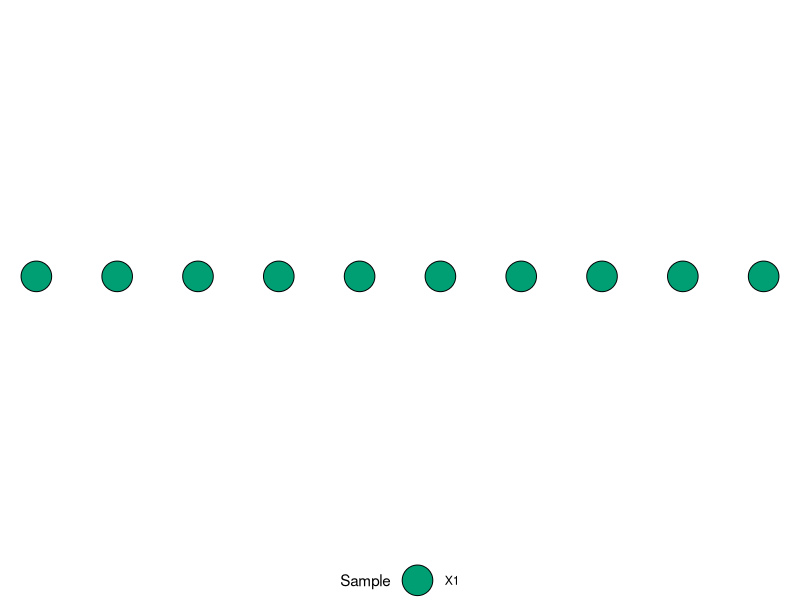
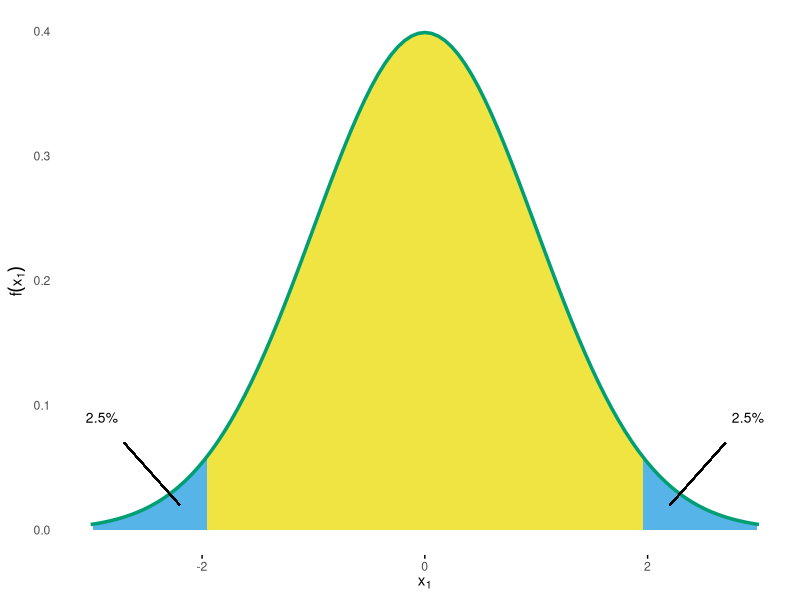
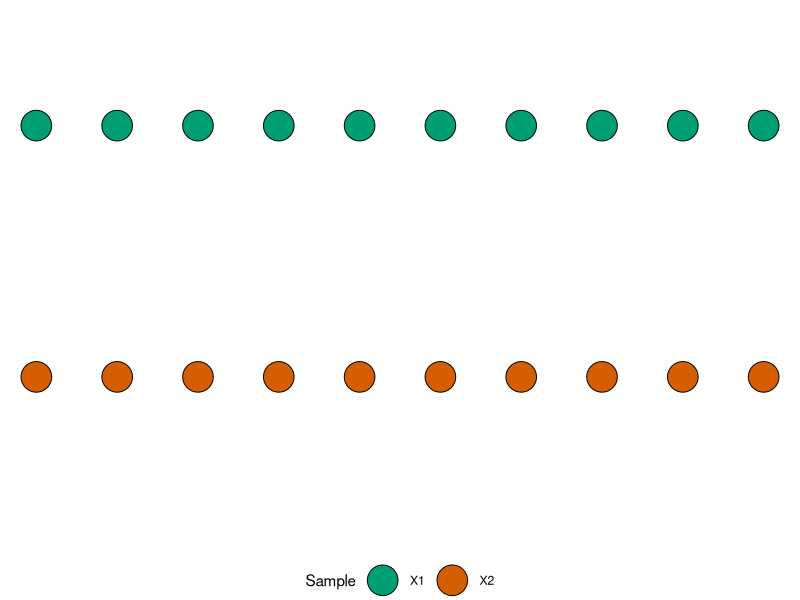
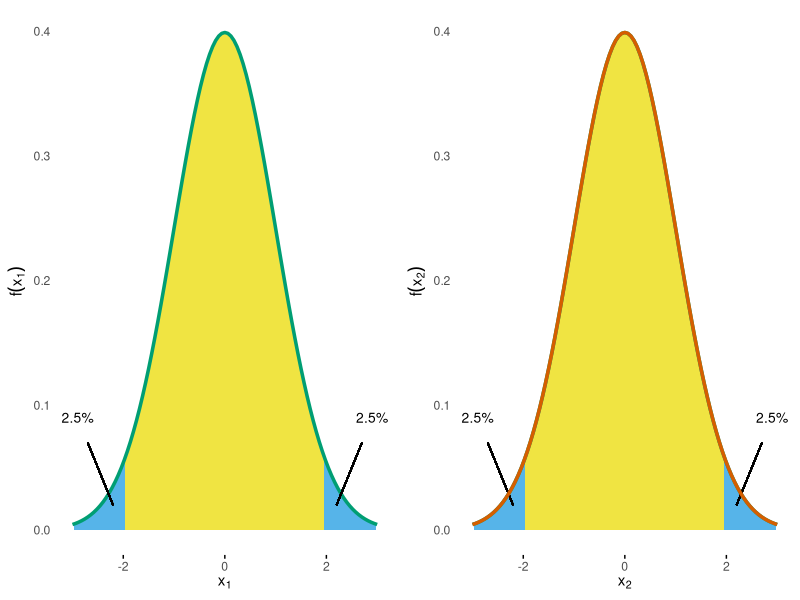
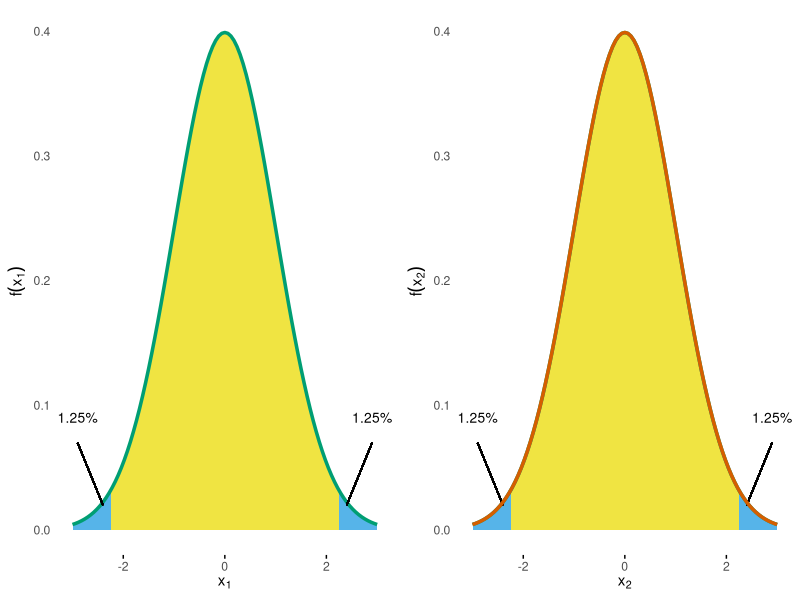
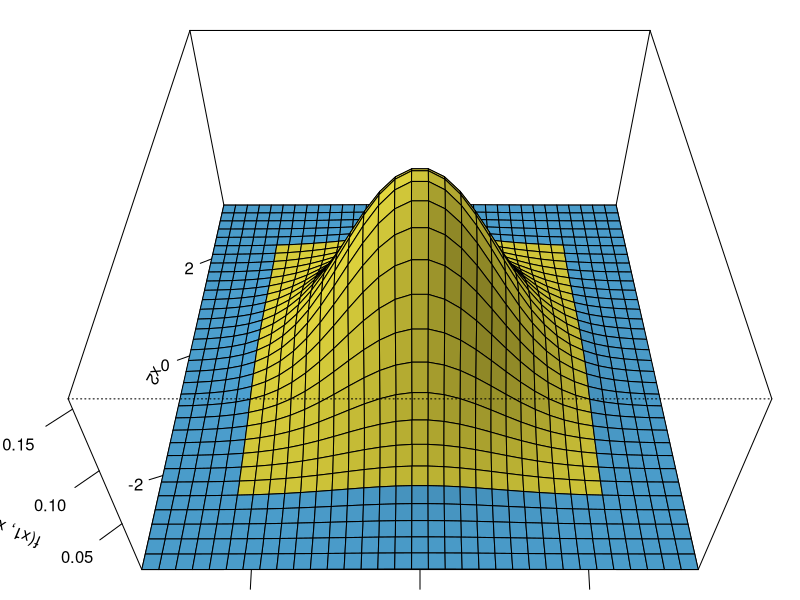
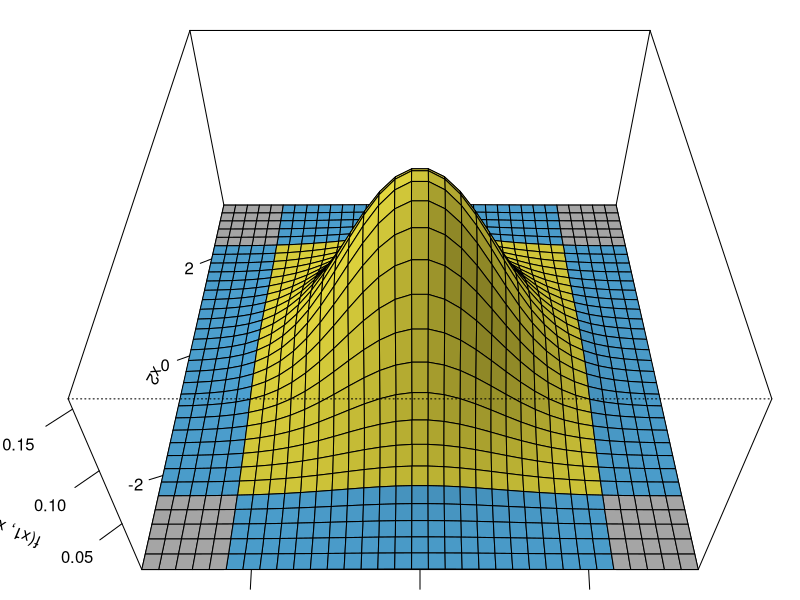
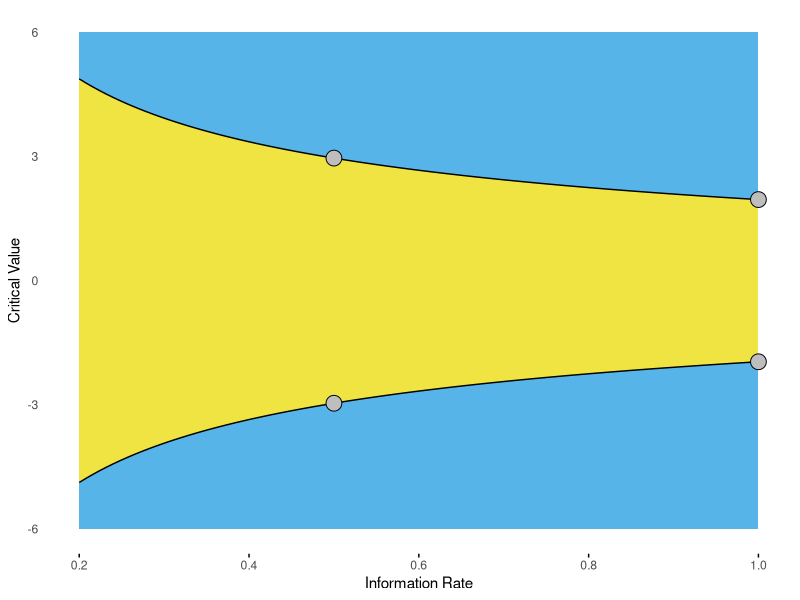

Recreate these plots in R, in order. (Note: this script raises an error after producing the figures.)
## ---- chunk 1
library(knitr)
library("ggplot2")

knitr::opts_chunk$set(
  comment = "#",
  prompt = F,
  tidy = FALSE,
  cache = FALSE,
  collapse = T,
  echo = FALSE,
  dpi = 300,
  fig.width = 5, fig.height = 5
)

okabe_palette <- c('orange' = "#E69F00",
                   'sky blue' = "#56B4E9",
                   'bluish green' = "#009E73",
                   'yellow' = "#F0E442",
                   'blue' = "#0072B2",
                   'vermillion' = "#D55E00",
                   'reddish purple' = "#CC79A7")

options(width = 100L, digits = 10)
## ---- chunk 2
fill_colors = c(X1 = okabe_palette[["bluish green"]],
                X2 = okabe_palette[["vermillion"]],
                "X1+X2" = "#6B7E3A")

data  = data.frame(x = c(1:10, 1:10, 1:10, 1:20),
                   y = c(rep(2, 10), rep( 1.5, 10),
                         rep(0, 10), rep(-0.5, 20)),
                   Sample = c(rep("X1", 10), rep("X2", 10),
                              rep("X1", 20), rep("X2", 10))
)
## ---- chunk 3
dat = data[1:10, ]
ggplot(dat, aes(x = x, y = y)) +
    geom_point(size = 10, shape = 21, aes(fill = Sample)) +
    scale_fill_manual(values = fill_colors[1]) +
    lims(y = c(2, 2)) +
    theme_void() +
    theme(legend.position = "bottom")

## ---- chunk 4
fig.cap = "Standard Normal Density with critial bounds marking 5% significance level."

blue = okabe_palette[["sky blue"]]
yellow = okabe_palette[["yellow"]]


crit = qnorm(1 - 0.025)
probLabel = paste0(pnorm(-crit)*100, "%")
x = seq(-3, 3, by = 0.01)

normalDensPlot = 
    ggplot(data.frame(x = x), aes(x = x)) +
    stat_function(fun = dnorm, geom = "area", fill = blue, xlim = c(-4, -crit)) +
    stat_function(fun = dnorm, geom = "area", fill = yellow, xlim = c(-crit, crit)) +
    stat_function(fun = dnorm, geom = "area", fill = blue, xlim = c(crit, 4)) +
    stat_function(fun = dnorm, color = okabe_palette[["bluish green"]], size = 1.2) +
    geom_segment(x = 2.2, xend = 2.7, y = 0.02, yend = 0.07) +
    geom_segment(x = -2.2, xend = -2.7, y = 0.02, yend = 0.07) +
    annotate("text", label = probLabel, x = 2.9, y = 0.09, size = 3.5) +
    annotate("text", label = probLabel, x = -2.9, y = 0.09, size = 3.5) +
    lims(x = range(x)) +
    labs(x = expression(x[1]), 
         y = expression(f(x[1]))) +
    theme_minimal() +
    theme(panel.grid.major = element_blank(),
          panel.grid.minor = element_blank(),
          axis.ticks.x = element_line())

normalDensPlot
## ---- chunk 5
qnorm(0.025)
## ---- chunk 6
dat = data[1:20, ]
ggplot(dat, aes(x = x, y = y)) +
    geom_point(size = 10, shape = 21, aes(fill = Sample)) +
    scale_fill_manual(values = fill_colors[1:2]) +
    lims(y = c(1.2, 2.2)) +
    theme_void() +
    theme(legend.position = "bottom")

## ---- chunk 7
normalDensPlotX2 = normalDensPlot + 
    labs(x = expression(x[2]), y = expression(f(x[2]))) +
    stat_function(fun = dnorm, color = okabe_palette[["vermillion"]], size = 1.2)
gridExtra::grid.arrange(normalDensPlot, normalDensPlotX2, nrow = 1)
## ---- chunk 8
qnorm(0.025/2)
## ---- chunk 9
fig.cap = "Standard Normal Density with critial bounds marking 5% significance level."

blue = okabe_palette[["sky blue"]]
yellow = okabe_palette[["yellow"]]

crit = qnorm(1 - 0.025/2)
probLabel = paste0(pnorm(-crit)*100, "%")
x = seq(-3, 3, by = 0.01)

normalDensPlotAdj = 
    ggplot(data.frame(x = x), aes(x = x)) +
    stat_function(fun = dnorm, geom = "area", fill = blue, xlim = c(-4, -crit)) +
    stat_function(fun = dnorm, geom = "area", fill = yellow, xlim = c(-crit, crit)) +
    stat_function(fun = dnorm, geom = "area", fill = blue, xlim = c(crit, 4)) +
    stat_function(fun = dnorm, color = okabe_palette[["bluish green"]], size = 1.2) +
    geom_segment(x = 2.2+.2, xend = 2.7+.2, y = 0.02, yend = 0.07) +
    geom_segment(x = -2.2-.2, xend = -2.7-.2, y = 0.02, yend = 0.07) +
    annotate("text", label = probLabel, x = 2.9, y = 0.09, size = 3.5) +
    annotate("text", label = probLabel, x = -2.9, y = 0.09, size = 3.5) +
    lims(x = range(x)) +
    labs(x = expression(x[1]), 
         y = expression(f(x[1]))) +
    theme_minimal() +
    theme(panel.grid.major = element_blank(),
          panel.grid.minor = element_blank(),
          axis.ticks.x = element_line())
## ---- chunk 10
normalDensPlotX2Adj = normalDensPlotAdj + 
    labs(x = expression(x[2]), y = expression(f(x[2]))) +
    stat_function(fun = dnorm, color = okabe_palette[["vermillion"]], size = 1.2)
gridExtra::grid.arrange(normalDensPlotAdj, normalDensPlotX2Adj, nrow = 1)
## ---- chunk 11
alpha = 0.05
alpha.Bonf = alpha / 2
alpha.Sidak = 1 - (1-alpha)^(1/2)

crit.Bonf = -rep(qnorm(alpha.Bonf / 2), 2)
crit.Sidak = -rep(qnorm(alpha.Sidak / 2), 2)
## ---- chunk 12
mu = 0
Mean = c(mu, mu)
covariance = 0
Sigma0 = matrix(c(1, rep(covariance, 2), 1), 2)


width = 6.6
binwidth = 0.2
x1 = x2 = seq(from = mu - width/2, to = mu + width/2, by = binwidth)
grid = expand.grid(x1, x2)

z = mvtnorm::dmvnorm(grid, mean = Mean, sigma = Sigma0)
zmat = matrix(z, ncol = length(x1))

grid.col = expand.grid(x1[-1] - binwidth/2, x2[-1] - binwidth/2)
gc1 = grid.col[, 1]
gc2 = grid.col[, 2]

crit = crit.Sidak
get_color = Vectorize(function(x1, x2) {
    if (x1 < -crit[1] || x1 > crit[1] || x2 < -crit[2] || x2 > crit[2])
        blue else yellow
})

plot_normal_dens_2d = function(zmat, ...) {
    persp(x1, x2, zmat,
          expand = 0.5,
          lphi = 0,
          xlab = "x1",
          ylab = "x2\n",
          zlab = "f(x1, x2)",
          shade = 0.2,
          ticktype = "detailed",
          ...)
}
## ---- chunk 13
op = par(mar = c(0, 2, 0, 0))
plot_normal_dens_2d(zmat, phi = 45, col = get_color(gc1, gc2))
par(op)
## ---- chunk 14
crit.Bonf = -rep(qnorm(alpha.Bonf / 2), 2)
crit.Sidak = -rep(qnorm(alpha.Sidak / 2), 2)

crit = crit.Bonf
crit = crit.Sidak

calc2Dprob = function(crit, sigma) {
    calc_prob = function(lower, upper) {
        as.numeric(mvtnorm::pmvnorm(lower = lower, upper = upper, sigma = sigma))
    }
        
    left_stripe = calc_prob(lower = c(-Inf, -Inf), upper = c(-crit[1], Inf))
    lower_rectangle = calc_prob(lower = c(-crit[1], -Inf), upper = c(crit[1], -crit[2]))
    2 * left_stripe + 2 * lower_rectangle # return two-sided prob
}

p.edge = as.numeric(mvtnorm::pmvnorm(lower = c(-Inf, -Inf), 
                                     upper = c(-crit[1], -crit[2]), 
                                     sigma = Sigma0))


p2D.Bonf = calc2Dprob(crit.Bonf, sigma = Sigma0)
p2D.Sidak = calc2Dprob(crit.Sidak, sigma = Sigma0)
## ---- chunk 15
orange = okabe_palette[["orange"]]
crit = crit.Sidak
get_color_edges = Vectorize(function(x1, x2) {
    # Make edges orange
    if (x1 < -crit[1] && x2 < -crit[2] ||
        x1 < -crit[1] && x2 >  crit[2] ||
        x1 >  crit[1] && x2 < -crit[2] ||
        x1 >  crit[1] && x2 >  crit[2])
        return("grey")
    
    if (x1 < -crit[1] || x1 > crit[1] || x2 < -crit[2] || x2 > crit[2])
        blue else yellow
})

op = par(mar = c(0, 2, 0, 0))
plot_normal_dens_2d(zmat, phi = 45, col = get_color_edges(gc1, gc2))
par(op)
## ---- chunk 16

asOBF <- function(t, alpha = 0.05, side = 2) {
  2 * (1 - stats::pnorm((stats::qnorm(1 - (alpha / side)/2)) / sqrt(t)))
}

n = 100
tt = c(.5, 1)
crit = -qnorm(asOBF(tt))
x = seq(0.2, 1.0, length = n)

upperLine = data.frame(x = x, y = -qnorm(asOBF(x)))
lowerLine = data.frame(x = x, y = qnorm(asOBF(x)))

upperArea = data.frame(x = x, ymin = upperLine$y, ymax = 6, y = 3)
innerArea = data.frame(x = x, ymin = lowerLine$y, ymax = upperLine$y, y = 0)
lowerArea = data.frame(x = x, ymin = -6, ymax = lowerLine$y, y = -3)

p = ggplot(mapping = aes(x = x, y = y)) +

    geom_ribbon(data = upperArea, aes(x = x, ymin = ymin, ymax = ymax, y = y), fill = blue) +
    geom_ribbon(data = innerArea, aes(x = x, ymin = ymin, ymax = ymax, y = y), fill = yellow) +
    geom_ribbon(data = lowerArea, aes(x = x, ymin = ymin, ymax = ymax, y = y), fill = blue) +

    geom_line(data = upperLine) +
    geom_line(data = lowerLine) +

    geom_point(data = data.frame(x = tt, y =  crit), size = 5, shape = 21, fill = "grey") +
    geom_point(data = data.frame(x = tt, y = -crit), size = 5, shape = 21, fill = "grey") +

    theme_minimal() +
    labs(x = "Information Rate", y = "Critical Value") +
    lims(y = c(-6, 6)) +
    theme(panel.grid.major = element_blank(),
          panel.grid.minor = element_blank(),
          axis.ticks.x = element_line())

p

## ---- chunk 17

mu = 0
Mean = c(mu, mu)
covariance = sqrt(0.5)
Sigma = matrix(c(1, rep(covariance, 2), 1), 2)

z = mvtnorm::dmvnorm(grid, mean = Mean, sigma = Sigma)
zmat = matrix(z, ncol = length(x1))

op = par(mar = rep(2.2, 4))
plot_normal_dens_2d(zmat, phi = 15, col = get_color(gc1, gc2))
par(op)
## ---- chunk 18
op = par(mar = rep(.1, 4))
plot_normal_dens_2d(zmat, phi = 40, col = get_color(gc1, gc2), box = FALSE)
plot_normal_dens_2d(zmat, phi = 65, col = get_color(gc1, gc2), box = FALSE)
plot_normal_dens_2d(zmat, phi = 90, col = get_color(gc1, gc2), box = FALSE)
par(op)
## ---- chunk 19
mu = 0
Mean = c(mu, mu)
covariance = sqrt(0.5)
Sigma = matrix(c(1, rep(covariance, 2), 1), 2)

z = mvtnorm::dmvnorm(grid, mean = Mean, sigma = Sigma)
zmat = matrix(z, ncol = length(x1))
## ---- chunk 20
op = par(mar = rep(1.5, 4))
plot_normal_dens_2d(zmat, phi = 45, col = get_color(gc1, gc2))
plot_normal_dens_2d(zmat, phi = 90, col = get_color(gc1, gc2))
par(op)
## ---- chunk 21
include_graphics("figures/menu-after-load.png")
